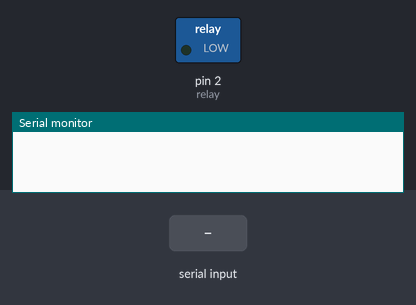
The sketch below on a simulated Arduino Uno, built with avr-gcc and run on an emulated ATmega328P. Shown: switched loads named in the sketch (green lamp = pin HIGH), the last lines printed to the serial monitor. The inputs (shaded band) are chosen by the test bench.

Above: at 1.2 s.
1.3 s: "1\n" received over Serial
At 2.5 s:
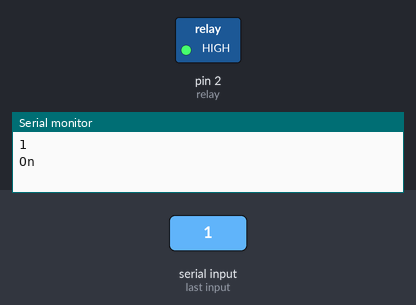
2.8 s: byte 48 ('0') received over Serial
At 3.7 s:
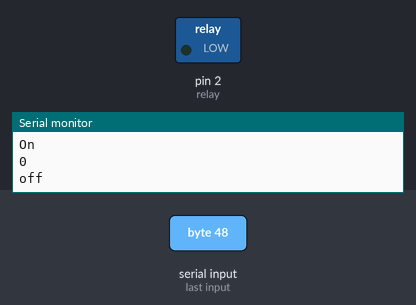
Timing chart, 0 to 5.8 s (numbered marks = the images above; inputs shaded):
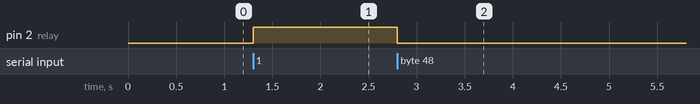

Measured:
- after the input at 1.3 s, pin 2 (relay): LOW → HIGH at once
- after the input at 2.8 s, pin 2 (relay): HIGH → LOW at once

The sketch:

bluetooth_relay_module.ino
```cpp
int relay = 2;
char data = 0;
void setup() {
  // put your setup code here, to run once:
  Serial.begin(9600);
  pinMode(relay, OUTPUT);
  //digitalWrite(relay, HIGH);
}

void loop() {
  // put your main code here, to run repeatedly:
if(Serial.available() > 0)      // Send data only when you receive data:
   {
      data = Serial.read();        //Read the incoming data & store into data
      Serial.print(data);          //Print Value inside data in Serial monitor
      Serial.print("\n");
      if(data == '1')              // Checks whether value of data is equal to 1
      {
         Serial.print("On");
         digitalWrite(relay, HIGH);   //If value is 1 then LED turns ON
      }
      else if(data == '0')         //  Checks whether value of data is equal to 0
      {
         Serial.print("off");
         digitalWrite(relay, LOW);
      }
   }
}
```
